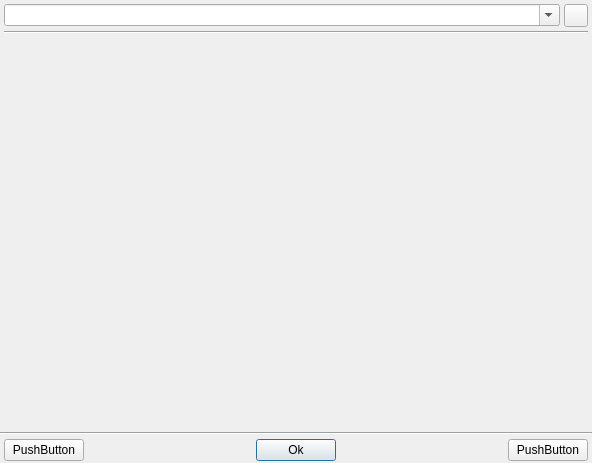
<?xml version="1.0" encoding="UTF-8"?>
<ui version="4.0">
 <class>m_Window</class>
 <widget class="QFrame" name="m_Window">
  <property name="geometry">
   <rect>
    <x>0</x>
    <y>0</y>
    <width>592</width>
    <height>463</height>
   </rect>
  </property>
  <property name="focusPolicy">
   <enum>Qt::TabFocus</enum>
  </property>
  <layout class="QVBoxLayout" name="verticalLayout">
   <property name="spacing">
    <number>4</number>
   </property>
   <property name="leftMargin">
    <number>0</number>
   </property>
   <property name="topMargin">
    <number>2</number>
   </property>
   <property name="rightMargin">
    <number>0</number>
   </property>
   <property name="bottomMargin">
    <number>0</number>
   </property>
   <item>
    <widget class="QWidget" name="m_FilterContainer" native="true">
     <layout class="QGridLayout" name="gridLayout">
      <property name="leftMargin">
       <number>4</number>
      </property>
      <property name="topMargin">
       <number>2</number>
      </property>
      <property name="rightMargin">
       <number>4</number>
      </property>
      <property name="bottomMargin">
       <number>0</number>
      </property>
      <property name="spacing">
       <number>4</number>
      </property>
      <item row="0" column="0">
       <widget class="CComboBoxHelpers" name="m_FilterBox">
        <property name="sizePolicy">
         <sizepolicy hsizetype="Expanding" vsizetype="Fixed">
          <horstretch>0</horstretch>
          <verstretch>0</verstretch>
         </sizepolicy>
        </property>
        <property name="editable">
         <bool>true</bool>
        </property>
        <property name="placeholderText" stdset="0">
         <string>Filter...</string>
        </property>
        <property name="haveDeleteButtons" stdset="0">
         <bool>true</bool>
        </property>
       </widget>
      </item>
      <item row="0" column="1">
       <widget class="CSkinButton" name="m_DeleteFilterButton">
        <property name="sizePolicy">
         <sizepolicy hsizetype="Preferred" vsizetype="Preferred">
          <horstretch>0</horstretch>
          <verstretch>0</verstretch>
         </sizepolicy>
        </property>
        <property name="cursor">
         <cursorShape>PointingHandCursor</cursorShape>
        </property>
        <property name="focusPolicy">
         <enum>Qt::NoFocus</enum>
        </property>
        <property name="contextMenuPolicy">
         <enum>Qt::NoContextMenu</enum>
        </property>
        <property name="toolButtonStyle">
         <enum>Qt::ToolButtonIconOnly</enum>
        </property>
        <property name="skinImage" stdset="0">
         <stringlist notr="true">
          <string>src=&quot;img\tree\toolbar\delfilter.png&quot;  autoScale=&quot;0&quot; tooltip=&quot;Delete filter&quot;</string>
         </stringlist>
        </property>
        <property name="osdTooltip" stdset="0">
         <bool>true</bool>
        </property>
        <property name="widthForHeight" stdset="0">
         <number>1</number>
        </property>
       </widget>
      </item>
      <item row="1" column="0" colspan="2">
       <widget class="Line" name="line_2">
        <property name="orientation">
         <enum>Qt::Horizontal</enum>
        </property>
       </widget>
      </item>
     </layout>
    </widget>
   </item>
   <item>
    <widget class="COsdSelectTree" name="m_Tree">
     <property name="focusPolicy">
      <enum>Qt::WheelFocus</enum>
     </property>
     <property name="autoFillBackground">
      <bool>false</bool>
     </property>
     <property name="styleSheet">
      <string notr="true">#m_Tree {background-color: transparent;}
/*INCLUDE_UI_scrollbar.qss*/</string>
     </property>
     <property name="frameShape">
      <enum>QFrame::NoFrame</enum>
     </property>
     <property name="editTriggers">
      <set>QAbstractItemView::NoEditTriggers</set>
     </property>
     <property name="showDropIndicator" stdset="0">
      <bool>false</bool>
     </property>
     <property name="verticalScrollMode">
      <enum>QAbstractItemView::ScrollPerPixel</enum>
     </property>
     <property name="indentation">
      <number>2</number>
     </property>
     <property name="uniformRowHeights">
      <bool>true</bool>
     </property>
     <property name="animated">
      <bool>true</bool>
     </property>
     <property name="sliderInfo" stdset="0">
      <string notr="true">color1=&quot;0x7010F010&quot; color2=&quot;0&quot; type=&quot;0&quot; roundcorner=&quot;0&quot; borderwidth=&quot;0&quot; bordercolor=&quot;0&quot;</string>
     </property>
     <property name="cursorInfo" stdset="0">
      <stringlist notr="true">
       <string>id=&quot;focus&quot;  marginBottom=&quot;1&quot; marginTop=&quot;1&quot; type=&quot;0&quot; color1=&quot;0x7080A0FF&quot; roundcorner=&quot;0&quot; bordercolor=&quot;0xFF000000&quot; borderWidth=&quot;0&quot;</string>
       <string>id=&quot;hover&quot; marginBottom=&quot;1&quot; marginTop=&quot;1&quot; type=&quot;0&quot; color1=&quot;0x3080A0FF&quot; roundcorner=&quot;0&quot; bordercolor=&quot;0xFF000000&quot; borderWidth=&quot;0&quot;</string>
      </stringlist>
     </property>
     <property name="borderInfo" stdset="0">
      <string notr="true">borderwidth=&quot;1&quot; roundcorner=&quot;0&quot; bordercolor=&quot;0x9010B010&quot; </string>
     </property>
     <property name="imageParams" stdset="0">
      <string notr="true">checked=&quot;img/select/check.png&quot; empty=&quot;img/select/empty.png&quot; </string>
     </property>
     <property name="addRowHeight" stdset="0">
      <number>4</number>
     </property>
     <property name="addRowHeightF" stdset="0">
      <number>8</number>
     </property>
	 <property name="tooltipTruncated" stdset="0">
      <bool>true</bool>
     </property>
     <property name="smoothCursorMovement" stdset="0">
      <number>2</number>
     </property>
     <attribute name="headerVisible">
      <bool>false</bool>
     </attribute>
     <column>
      <property name="text">
       <string notr="true">1</string>
      </property>
     </column>
    </widget>
   </item>
   <item>
    <widget class="Line" name="line">
     <property name="orientation">
      <enum>Qt::Horizontal</enum>
     </property>
    </widget>
   </item>
   <item>
    <layout class="QHBoxLayout" name="horizontalLayout">
     <property name="leftMargin">
      <number>4</number>
     </property>
     <property name="rightMargin">
      <number>4</number>
     </property>
     <property name="bottomMargin">
      <number>2</number>
     </property>
     <item alignment="Qt::AlignLeft">
      <widget class="QPushButton" name="m_Button0">
       <property name="sizePolicy">
        <sizepolicy hsizetype="Fixed" vsizetype="Fixed">
         <horstretch>0</horstretch>
         <verstretch>0</verstretch>
        </sizepolicy>
       </property>
       <property name="styleSheet">
        <string notr="true">/*INCLUDE_UI_defaultbutton.qss*/</string>
       </property>
       <property name="text">
        <string>PushButton</string>
       </property>
      </widget>
     </item>
     <item alignment="Qt::AlignHCenter">
      <widget class="QPushButton" name="m_OkButton">
       <property name="sizePolicy">
        <sizepolicy hsizetype="Fixed" vsizetype="Fixed">
         <horstretch>0</horstretch>
         <verstretch>0</verstretch>
        </sizepolicy>
       </property>
       <property name="focusPolicy">
        <enum>Qt::TabFocus</enum>
       </property>
       <property name="styleSheet">
        <string notr="true">/*INCLUDE_UI_defaultbutton.qss*/</string>
       </property>
       <property name="text">
        <string>Ok</string>
       </property>
       <property name="default">
        <bool>true</bool>
       </property>
      </widget>
     </item>
     <item alignment="Qt::AlignRight">
      <widget class="QPushButton" name="m_Button1">
       <property name="sizePolicy">
        <sizepolicy hsizetype="Fixed" vsizetype="Fixed">
         <horstretch>0</horstretch>
         <verstretch>0</verstretch>
        </sizepolicy>
       </property>
       <property name="styleSheet">
        <string notr="true">/*INCLUDE_UI_defaultbutton.qss*/</string>
       </property>
       <property name="text">
        <string>PushButton</string>
       </property>
      </widget>
     </item>
    </layout>
   </item>
  </layout>
 </widget>
 <customwidgets>
  <customwidget>
   <class>CSkinButton</class>
   <extends>QToolButton</extends>
   <header>skinbutton.h</header>
  </customwidget>
  <customwidget>
   <class>COsdSelectTree</class>
   <extends>QTreeWidget</extends>
   <header>OsdSelectTree.h</header>
  </customwidget>
  <customwidget>
   <class>CComboBoxHelpers</class>
   <extends>QComboBox</extends>
   <header>comboboxhelpers.h</header>
  </customwidget>
 </customwidgets>
 <resources/>
 <connections/>
</ui>
